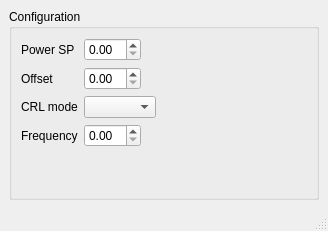
<?xml version="1.0" encoding="UTF-8"?>
<ui version="4.0">
 <class>MainWindow</class>
 <widget class="QMainWindow" name="MainWindow">
  <property name="geometry">
   <rect>
    <x>0</x>
    <y>0</y>
    <width>328</width>
    <height>231</height>
   </rect>
  </property>
  <property name="windowTitle">
   <string>Function Generator</string>
  </property>
  <widget class="QWidget" name="centralwidget">
   <layout class="QVBoxLayout" name="verticalLayout">
    <item>
     <widget class="QGroupBox" name="configBox">
      <property name="title">
       <string>Configuration</string>
      </property>
      <layout class="QVBoxLayout" name="verticalLayout_3">
       <item>
        <layout class="QFormLayout" name="formLayout">
         <property name="fieldGrowthPolicy">
          <enum>QFormLayout::FieldsStayAtSizeHint</enum>
         </property>
         <item row="0" column="0">
          <widget class="QLabel" name="power_spLabel">
           <property name="text">
            <string>Power SP</string>
           </property>
          </widget>
         </item>
         <item row="0" column="1">
          <widget class="QDoubleSpinBox" name="power_sp"/>
         </item>
         <item row="1" column="0">
          <widget class="QLabel" name="offsetLabel">
           <property name="text">
            <string>Offset</string>
           </property>
          </widget>
         </item>
         <item row="1" column="1">
          <widget class="QDoubleSpinBox" name="offset"/>
         </item>
         <item row="2" column="0">
          <widget class="QLabel" name="ctl_modeLabel">
           <property name="text">
            <string>CRL mode</string>
           </property>
          </widget>
         </item>
         <item row="2" column="1">
          <widget class="QComboBox" name="ctl_mode"/>
         </item>
         <item row="3" column="0">
          <widget class="QLabel" name="frequencyLabel">
           <property name="text">
            <string>Frequency</string>
           </property>
          </widget>
         </item>
         <item row="3" column="1">
          <widget class="QDoubleSpinBox" name="frequency"/>
         </item>
        </layout>
       </item>
      </layout>
     </widget>
    </item>
   </layout>
  </widget>
  <widget class="QMenuBar" name="menubar">
   <property name="geometry">
    <rect>
     <x>0</x>
     <y>0</y>
     <width>328</width>
     <height>21</height>
    </rect>
   </property>
  </widget>
  <widget class="QStatusBar" name="statusbar"/>
 </widget>
 <resources/>
 <connections/>
</ui>
